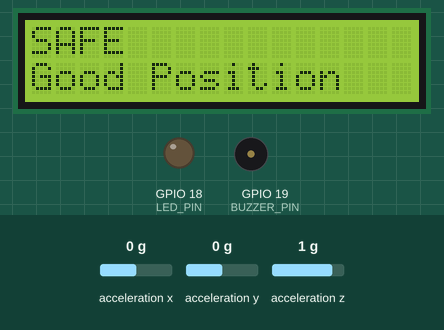
Simulated run of this sketch. Board: ESP32. On the bench: 16×2 character LCD, output pins drawn as LEDs (lit = HIGH), buzzer (waves = sounding, pin HIGH). Wiring (inferred from the names in the program): MPU-6050 motion sensor at I2C address 0x68. The test bench sets the inputs (shaded band); at power-on: acceleration x 0 g, acceleration y 0 g, acceleration z 1 g. What the sketch prints to the serial monitor is not drawn.

Above: at 3.2 s.
3.3 s: acceleration x set to -0.2 g
4.8 s: acceleration x set to -0.5 g
At 5.7 s:
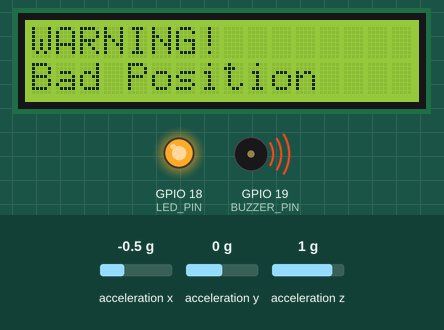
6.4 s: acceleration x set to 0 g
At 7.7 s:
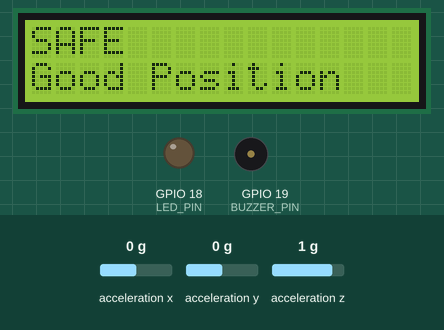
8.0 s: acceleration x set to -1.4 g
At 9.2 s:
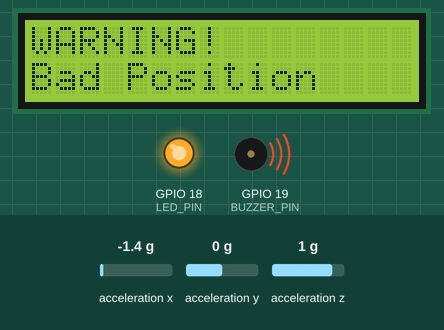
Timing chart, 0 to 10.6 s (numbered marks = the images above; inputs shaded):
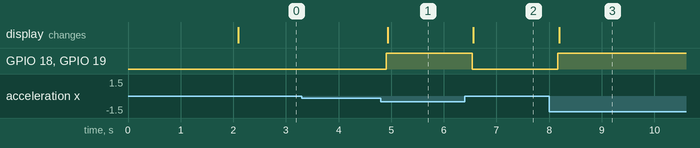

The sketch:

Phase_1_ProjectST.ino
```cpp
#include <Wire.h>
#include <LiquidCrystal_I2C.h>

const int MPU = 0x68;

#define LED_PIN 18
#define BUZZER_PIN 19

LiquidCrystal_I2C lcd(0x27, 16, 2);

int threshold = 5000;
bool warningState = false;

void setup() {

  Serial.begin(9600);

  pinMode(LED_PIN, OUTPUT);
  pinMode(BUZZER_PIN, OUTPUT);

  Wire.begin(21,22);

  // Wake MPU6050
  Wire.beginTransmission(MPU);
  Wire.write(0x6B);
  Wire.write(0);
  Wire.endTransmission(true);

  lcd.init();
  lcd.backlight();

  lcd.setCursor(0,0);
  lcd.print("System Ready");
  delay(2000);

  lcd.clear();
  lcd.setCursor(0,0);
  lcd.print("SAFE");
  lcd.setCursor(0,1);
  lcd.print("Good Position");
}

void loop() {

  Wire.beginTransmission(MPU);
  Wire.write(0x3B);
  Wire.endTransmission(false);

  Wire.requestFrom(MPU, 6, true);

  int16_t AcX = Wire.read()<<8 | Wire.read();
  int16_t AcY = Wire.read()<<8 | Wire.read();
  int16_t AcZ = Wire.read()<<8 | Wire.read();

  Serial.print("X=");
  Serial.print(AcX);
  Serial.print(" Y=");
  Serial.print(AcY);
  Serial.print(" Z=");
  Serial.println(AcZ);

  bool warning =
      abs(AcX) > threshold ||
      abs(AcY) > threshold;

  if (warning && !warningState) {

    warningState = true;

    digitalWrite(LED_PIN, HIGH);
    digitalWrite(BUZZER_PIN, HIGH);

    lcd.clear();
    lcd.setCursor(0,0);
    lcd.print("WARNING!");
    lcd.setCursor(0,1);
    lcd.print("Bad Position");
  }

  if (!warning && warningState) {

    warningState = false;

    digitalWrite(LED_PIN, LOW);
    digitalWrite(BUZZER_PIN, LOW);

    lcd.clear();
    lcd.setCursor(0,0);
    lcd.print("SAFE");
    lcd.setCursor(0,1);
    lcd.print("Good Position");
  }

  delay(200);
}
```

Measured:
- the behaviour switches between -0.3 and -0.4 g on acceleration x (found by bisection; images 0 and 1)
- after the input at 3.3 s, every drawn part: stays the same
- after the input at 4.8 s, GPIO 18 (LED_PIN), GPIO 19 (BUZZER_PIN): LOW → HIGH after 0.11 s; the display: changes after 0.13 s (image 1)
- after the input at 6.4 s, GPIO 18 (LED_PIN), GPIO 19 (BUZZER_PIN): HIGH → LOW after 0.14 s; the display: changes after 0.16 s (image 2)
- after the input at 8.0 s, GPIO 18 (LED_PIN), GPIO 19 (BUZZER_PIN): LOW → HIGH after 0.17 s; the display: changes after 0.19 s (image 3)
